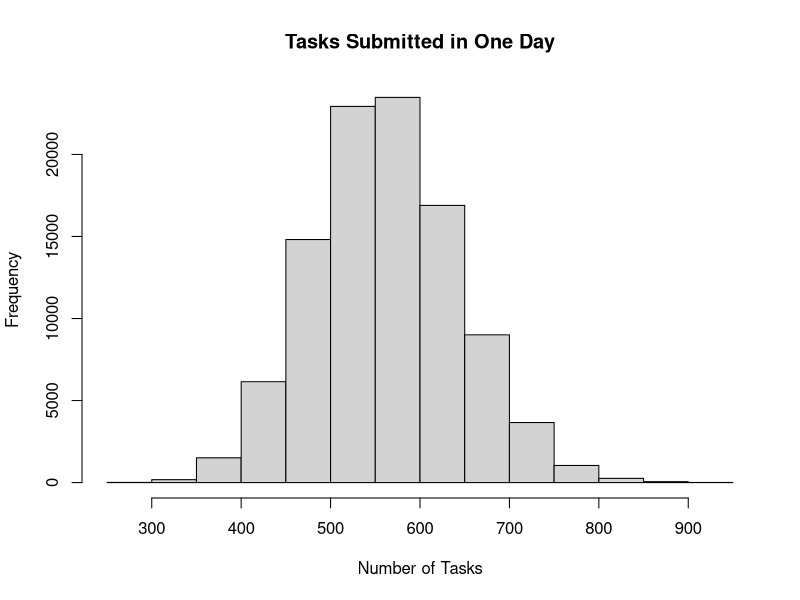
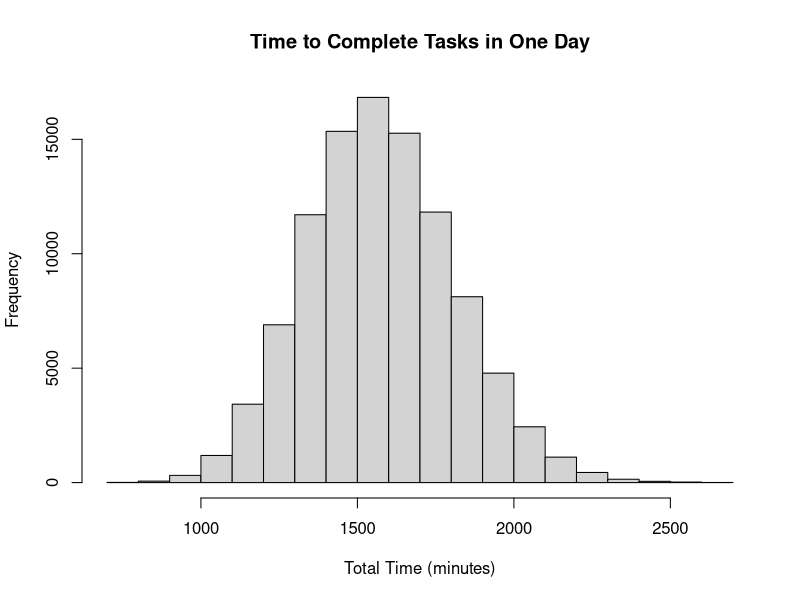
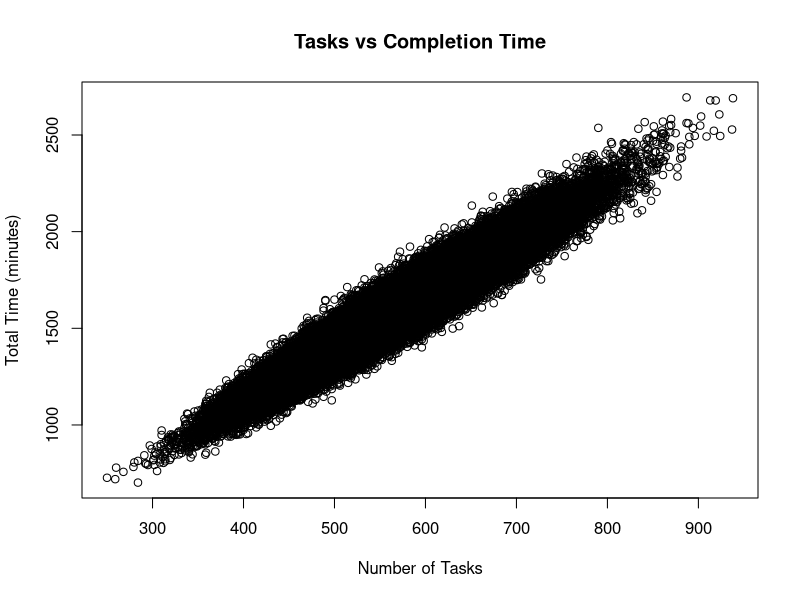

These figures' R source, in order:
## ---- chunk 1
#| include: false
options(scipen=999)  # turns off scientific notation
set.seed(123456)  # set your own seed!
## ---- chunk 2
# Build
cluster <- function(){
users <- rbinom(1, size = 250, prob = 0.3)
p <- 1/(6.5+1) 
tasks_per_user <- rgeom(users, prob = p) + 1
X <- sum(tasks_per_user)
times <- rexp(X, rate = 1/2.8) 
Y <- sum(times)
return(c(X,Y))
}

# Repeat
n <- 100000
sims <- replicate(n, cluster())
X <- sims[1, ]
Y <- sims[2, ]
## ---- chunk 3
hist(X, 
xlab = "Number of Tasks", 
ylab = "Frequency", 
main = "Tasks Submitted in One Day")
## ---- chunk 4
over_500 <- as.numeric(X > 500) 
t.test(over_500, conf.level = 0.95)
CI <- t.test(over_500, conf.level = 0.95)
## ---- chunk 5
t.test(X, conf.level = 0.95) 
CI2 <- t.test(X, conf.level = 0.95) 
## ---- chunk 6
sigma_ci <- function(X){
  n <- length(X)
  s <- sd(X)
  
  lower <- (s^2)/(1+1.96*sqrt(2/(n-1)))
  upper <- (s^2)/(1-1.96*sqrt(2/(n-1)))
  
  CI3 <- (sqrt(c(lower, upper)))
  return(CI3)
}

sigma_ci(X)
CI3 <- sigma_ci(X)
## ---- chunk 7
pred_int <- function(x){
  n <- length(x)
  xbar <- mean(x)
  s <- sd(x)
  lower <- xbar-1.96*s*sqrt(1+1/n)
  upper <- xbar+1.96*s*sqrt(1+1/n)
  
  PI <- c(lower, upper)
  return(PI)
}

pred_int(X)
PI <- pred_int(X)
## ---- chunk 8
hist(Y, 
xlab = "Total Time (minutes)",
ylab = "Frequency", 
main = "Time to Complete Tasks in One Day") 
## ---- chunk 9
within_24 <- as.numeric(Y < 1440) 
t.test(within_24, conf.level = 0.95) 
CI4 <- t.test(within_24, conf.level = 0.95) 
## ---- chunk 10
t.test(Y, conf.level = 0.95) 
CI5 <- t.test(Y, conf.level = 0.95) 
## ---- chunk 11
sigma_ci(Y)
CI6 <- sigma_ci(Y)
## ---- chunk 12
pred_int(Y) 
PI2 <- pred_int(Y) 
## ---- chunk 13
plot(X, Y,
     xlab = "Number of Tasks",
     ylab = "Total Time (minutes)",
     main = "Tasks vs Completion Time")
## ---- chunk 14
event <- as.numeric(X > 500 & Y < 1440) 
t.test(event, conf.level = 0.95) 
CI7 <- t.test(event, conf.level = 0.95) 
